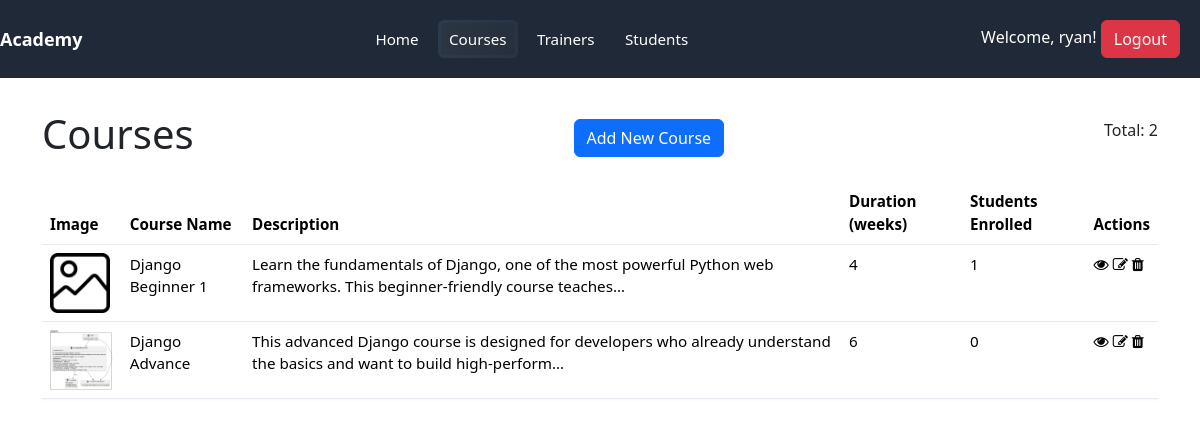
Page /academy/courses/ (signed in) on the committed database.
### academy/models.py (models this page shows, shortened)
class Course(models.Model):
    course_name = models.CharField(max_length=200)
    description = models.TextField()
    duration_weeks = models.IntegerField()
    course_image = models.ImageField(upload_to='course_images/', default='default.png')

### academy/views.py (the view)
# urls.py: path('courses/', views.courses, name='courses'),
def courses(request):
    courses = Course.objects.all()
    context = {
        'courses': courses
    }
    return render(request, 'academy/courses.html', context)

### templates/academy/courses.html (shortened to what this page needs)
{% load static %}
<!DOCTYPE html>
<html lang="en">
<head>
  <link rel="stylesheet" href="{% static 'css/style.css' %}">
  <link href="https://cdn.jsdelivr.net/npm/bootstrap@5.3.8/dist/css/bootstrap.min.css" rel="stylesheet"/>
  <link rel="stylesheet" href="https://cdnjs.cloudflare.com/ajax/libs/font-awesome/4.7.0/css/font-awesome.min.css"/>
</head>
<body>
    {% include 'navbar.html' %}
  <div class="container">
    <div class="heading">
      <h1>Courses</h1>
      <div>
        <a href="{% url 'academy:course_add' %}" class="btn btn-primary">Add New Course</a>
      </div>
      <p>Total: {{ courses.count }}</p>
    </div>
    <table class="table" aria-label="Courses table">
      <thead>
        <tr>
          <th>Image</th>
          <th>Course Name</th>
          <th>Description</th>
          <th>Duration (weeks)</th>
          <th>Students Enrolled</th>
          <th>Actions</th>
        </tr>
      </thead>
      <tbody>
        {% for course in courses %}
          <tr>
            <td>
              {% if course.course_image %}
                <img src="{{ course.course_image.url }}" alt="{{ course.course_name }}" class="img-fluid" style="max-width:100px;max-height:60px;">
              {% else %}
                <div style="width:100px;height:60px;background:#f3f4f6;border-radius:4px;display:inline-block"></div>
              {% endif %}
            </td>
            <td>{{ course.course_name }}</td>
            <td>{{ course.description|truncatechars:120 }}</td>
            <td>{{ course.duration_weeks }}</td>
            <td>{{ course.enrolled_students.count }}</td>
            <td>
              <a href="{% url 'academy:course_detail' course.id %}" style="color: black"><i class="fa fa-eye"></i></a>
              <a href="{% url 'academy:course_edit' course.id %}" style="color: black"><i class="fa fa-edit"></i></a>
              <a href="{% url 'academy:course_delete' course.id %}" style="color: black"><i class="fa fa-trash"></i></a>
            </td>
          </tr>
        {% empty %}
          <tr>
            <td colspan="5">No courses found.</td>
          </tr>
        {% endfor %}
      </tbody>
    </table>
  </div>
</body>
</html>

### templates/navbar.html
{% load static %}
<nav class="nav" role="navigation" aria-label="Main navigation">
  <div class="brand">Academy</div>
  <div class="nav-links">
    <a href="{% url 'home' %}" title="Home"
       {% if request.resolver_match and request.resolver_match.url_name == 'home' %}class="active"{% endif %}>
      Home
    </a>
    <a href="{% url 'academy:courses' %}" title="Courses"
       {% if request.resolver_match and request.resolver_match.namespace == 'academy' and request.resolver_match.url_name == 'courses' %}class="active"{% endif %}>
      Courses
    </a>
    <a href="{% url 'academy:trainers' %}" title="Trainers"
       {% if request.resolver_match and request.resolver_match.namespace == 'academy' and request.resolver_match.url_name == 'trainers' %}class="active"{% endif %}>
      Trainers
    </a>
    <a href="{% url 'academy:students' %}" title="Students"
       {% if request.resolver_match and request.resolver_match.namespace == 'academy' and request.resolver_match.url_name == 'students' %}class="active"{% endif %}>
      Students
    </a>
  </div>
  <div>
    {% if request.user.is_authenticated %}
      <span>Welcome, {{ request.user.username }}!</span>
      <a href="{% url 'logout' %}" class="btn btn-danger">Logout</a>
    {% else %}
      <a href="{% url 'login' %}" class="btn btn-primary">Login</a> |
      <a href="{% url 'register' %}" class="btn btn-secondary">Register</a>
    {% endif %}
  </div>
</nav>

### training_portal/static/css/style.css (style rules this page uses)
:root { --nav-bg: #1f2937; --nav-text: #ffffff; --nav-accent: #3b82f6; --nav-hover: rgba(255,255,255,0.08); --container-padding: 1.25rem; }
* { box-sizing: border-box; }
body { margin: 0; font-family: -apple-system, BlinkMacSystemFont, "Segoe UI", Roboto, "Helvetica Neue", Arial; color: #111827; background: #f8fafc; }
.nav { display: flex; align-items: center; justify-content: space-between; padding: var(--container-padding); background: var(--nav-bg); color: var(--nav-text); gap: 1rem; }
.nav .brand { font-weight: 700; font-size: 1.125rem; color: var(--nav-text); text-decoration: none; }
.nav .nav-links { display: flex; gap: 0.5rem; align-items: center; }
.nav .nav-links a { color: var(--nav-text); text-decoration: none; padding: 0.45rem 0.7rem; border-radius: 6px; transition: background 150ms ease, color 150ms ease, transform 120ms ease; font-weight: 500; font-size: 0.95rem; }
.nav .nav-links a.active { background: linear-gradient(90deg, rgba(255,255,255,0.06), rgba(255,255,255,0.03)); box-shadow: 0 0 0 3px rgba(59,130,246,0.06) inset; color: var(--nav-text); }
.container { max-width: 1100px; margin: 2rem auto; padding: 0 1rem; }
.table { width: 100%; border-collapse: collapse; background: #fff; box-shadow: 0 1px 2px rgba(0,0,0,0.04); }
.table th, .table td { padding: 0.6rem 0.75rem; border-bottom: 1px solid #e6e9ef; text-align: left; font-size: 0.95rem; }
.table th { background: #f3f4f6; font-weight: 700; }
.heading { display:flex; align-items:center; justify-content:space-between; gap:1rem; margin-bottom:1rem; }

### rows in the picture
Course: course_image (placeholder picture), course_name "Django Beginner 1", description "Learn the fundamentals of Django, one of the most powerful Python web frameworks. This beginner-friendly course teaches…", duration_weeks "4", enrolled_students.count "1"
Course: course_image (picture), course_name "Django Advance", description "This advanced Django course is designed for developers who already understand the basics and want to build high-perform…", duration_weeks "6", enrolled_students.count "0"

### other values in the picture
{{ request.user.username }} "ryan"
{{ courses.count }} "2"
